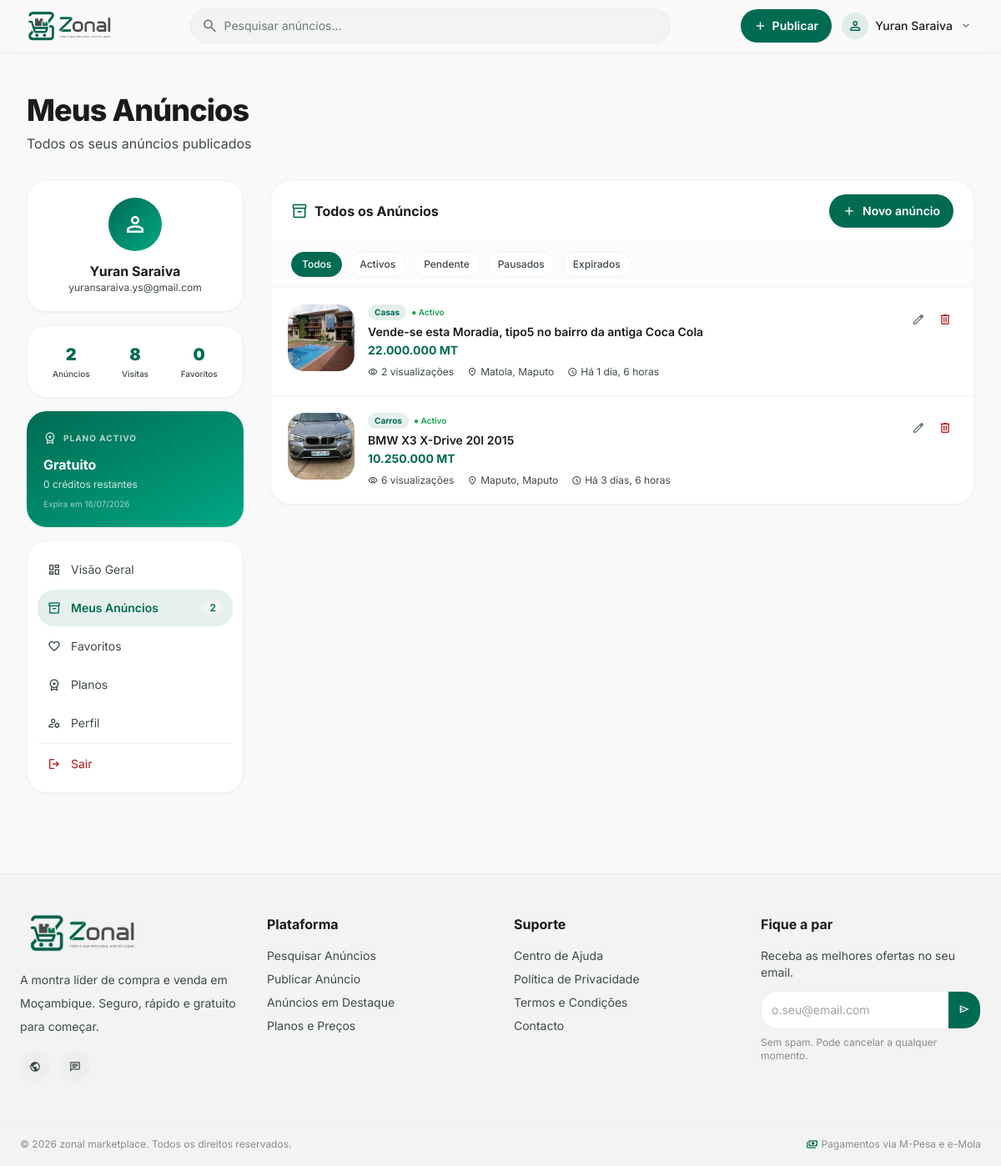
The app's page /dashboard/anuncios/ (signed in), older data.
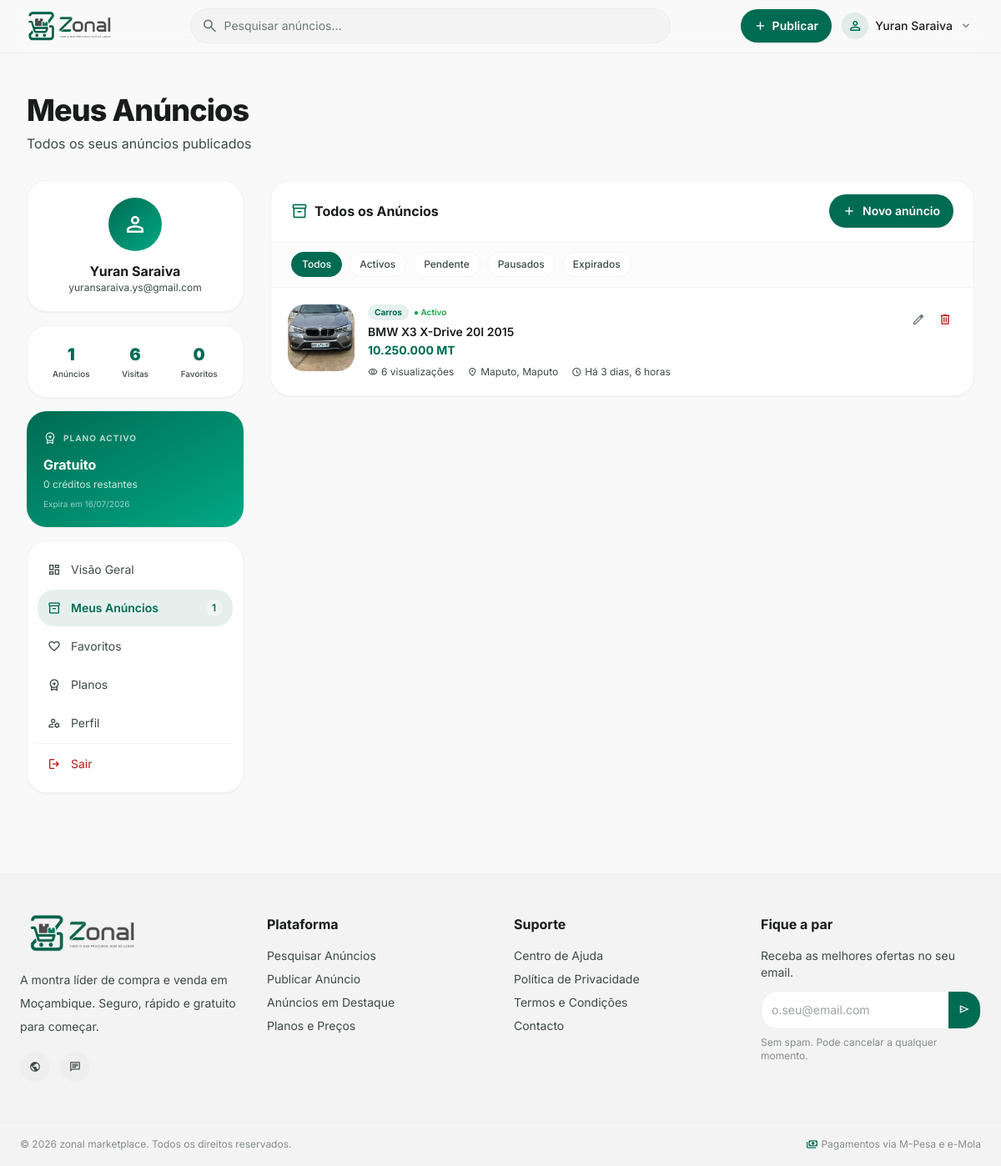
The same page, newer data.
### apps/anuncios/models.py (models this page shows, shortened)
class Anuncio(models.Model):
    CONDICAO_CHOICES = [
        ('novo', 'Novo'),
        ('usado', 'Usado'),
        ('recondicionado', 'Recondicionado'),
    ]
    ESTADO_CHOICES = [
        ('rascunho', 'Rascunho'),
        ('pendente_pagamento', 'Pendente de Pagamento'),
        ('activo', 'Activo'),
        ('pausado', 'Pausado'),
        ('vendido', 'Vendido'),
        ('expirado', 'Expirado'),
        ('eliminado', 'Eliminado'),
        ('rejeitado', 'Rejeitado'),
    ]
    utilizador = models.ForeignKey(User, on_delete=models.CASCADE, related_name='anuncios')
    categoria = models.ForeignKey(Categoria, on_delete=models.PROTECT, related_name='anuncios')
    subscricao = models.ForeignKey(
        SubscricaoUtilizador,
        on_delete=models.SET_NULL,
        null=True, blank=True,
        related_name='anuncios_publicados',
        help_text='Subscrição/plano que foi consumido para publicar este anúncio'
    )
    titulo = models.CharField(max_length=100)
    descricao = models.TextField(max_length=2000)
    preco = models.DecimalField(max_digits=12, decimal_places=2)
    preco_negociavel = models.BooleanField(default=False)
    condicao = models.CharField(
        max_length=20, choices=CONDICAO_CHOICES, default='novo'
    )
    provincia = models.CharField(max_length=50)
    cidade = models.CharField(max_length=50)
    bairro = models.CharField(max_length=100, blank=True)
    estado = models.CharField(
        max_length=30, choices=ESTADO_CHOICES, default='pendente_pagamento'
    )
    motivo_rejeicao = models.TextField(blank=True)
    visualizacoes = models.PositiveIntegerField(default=0)
    contactos_recebidos = models.PositiveIntegerField(default=0)
    auto_renovar = models.BooleanField(default=False)
    criado_em = models.DateTimeField(auto_now_add=True)
    actualizado_em = models.DateTimeField(auto_now=True)
    expira_em = models.DateTimeField(null=True, blank=True)
    publicado_em = models.DateTimeField(null=True, blank=True)
    class Meta:
        verbose_name = 'Anúncio'
        verbose_name_plural = 'Anúncios'
        ordering = ['-publicado_em']
    @property
    def destacado(self):
        return self.destaques.filter(activo=True, fim_em__gt=timezone.now()).exists()

### apps/categorias/models.py (models this page shows, shortened)
class Categoria(models.Model):
    pai = models.ForeignKey(
        'self', on_delete=models.CASCADE,
        null=True, blank=True, related_name='subcategorias'
    )
    nome = models.CharField(max_length=100)
    slug = models.SlugField(max_length=100, unique=True)
    icone_url = models.CharField(max_length=255, blank=True)
    ordem = models.PositiveIntegerField(default=0)
    activa = models.BooleanField(default=True)
    nivel = models.PositiveIntegerField(default=0)
    class Meta:
        verbose_name = 'Categoria'
        verbose_name_plural = 'Categorias'
        ordering = ['ordem', 'nome']

### apps/anuncios/views.py (the view)
# urls.py: path('dashboard/anuncios/', views.meus_anuncios_view, name='meus-anuncios'),
@login_required
def meus_anuncios_view(request):
    ESTADO_FILTROS = [
        ('Todos', ''),
        ('Activos', 'activo'),
        ('Pendente', 'pendente_pagamento'),
        ('Pausados', 'pausado'),
        ('Expirados', 'expirado'),
    ]
    estado_actual = request.GET.get('estado', '')
    anuncios_qs = Anuncio.objects.filter(
        utilizador=request.user
    ).exclude(estado='eliminado').select_related('categoria').prefetch_related('imagens').order_by('-publicado_em')
    if estado_actual:
        anuncios_qs = anuncios_qs.filter(estado=estado_actual)
    paginator = Paginator(anuncios_qs, 10)
    page_obj = paginator.get_page(request.GET.get('page', 1))
    page_obj.object_list = [_anuncio_para_dict(a, request) for a in page_obj]
    ctx = _sidebar_context(request.user)
    ctx.update({
        'page_obj': page_obj,
        'estado_filtros': ESTADO_FILTROS,
        'estado_actual': estado_actual,
        'active_tab': 'anuncios',
        'page_title': 'Meus Anúncios',
        'page_subtitle': 'Todos os seus anúncios publicados',
    })
    return render(request, 'users/meus_anuncios.html', ctx)

### apps/anuncios/views.py (called while the page is built)
def _anuncio_para_dict(anuncio, request):
    imgs = list(anuncio.imagens.all())
    img = next(
        (i for i in imgs if i.principal),
        imgs[0] if imgs else None
    )
    return {
        'id': anuncio.id,
        'titulo': anuncio.titulo,
        'preco': anuncio.preco,
        'estado': anuncio.estado,
        'get_estado_display': anuncio.get_estado_display(),
        'categoria_nome': anuncio.categoria.nome,
        'visualizacoes': anuncio.visualizacoes,
        'publicado_em': anuncio.publicado_em,
        'provincia': anuncio.provincia,
        'cidade': anuncio.cidade,
        'condicao': anuncio.condicao,
        'imagem_principal': request.build_absolute_uri(img.imagem.url) if img else None,
        'destacado': anuncio.destacado,
    }

def _get_subscricao_activa(user):
    return (
        SubscricaoUtilizador.objects
        .filter(utilizador=user, estado='activa', expira_em__gt=timezone.now())
        .select_related('plano')
        .order_by('expira_em')
        .first()
    )

### apps/pagamentos/models.py (called while the page is built)
    @property
    def ilimitado(self):
        return self.creditos_totais is None

### templates/users/meus_anuncios.html (shortened to what the changed rows need)
{% extends "users/area_utilizador.html" %}
{% block area_content %}
<section class="bg-surface-container-lowest rounded-2xl shadow-sm border border-surface-container-low overflow-hidden">
    <div class="flex flex-col sm:flex-row sm:items-center justify-between gap-3 px-6 py-4 border-b border-surface-container-low">
        <h2 class="font-bold text-on-surface flex items-center gap-2">
            <span class="material-symbols-outlined text-primary text-xl">inventory_2</span>
            Todos os Anúncios
        </h2>
    </div>
    <div class="flex gap-2 flex-wrap px-6 py-3 border-b border-surface-container-low bg-surface-container-low/30">
        {% for label, value in estado_filtros %}
        <a href="?estado={{ value }}"
           class="px-3 py-1.5 rounded-full text-xs font-medium transition-all border
                  {% if estado_actual == value %}bg-primary text-on-primary border-primary shadow-sm
                  {% else %}bg-surface-container-lowest text-on-surface-variant border-surface-container-low hover:border-primary hover:text-primary{% endif %}">
            {{ label }}
        </a>
        {% endfor %}
    </div>
    <div class="divide-y divide-surface-container-low" id="lista-anuncios">
        {% for anuncio in page_obj %}
        <div class="flex gap-4 p-5 hover:bg-surface-container-low/40 transition-colors anuncio-item"
             data-id="{{ anuncio.id }}">
            <div class="w-20 h-20 flex-shrink-0 rounded-xl overflow-hidden bg-surface-container-low">
                {% if anuncio.imagem_principal %}
                <img class="w-full h-full object-cover" src="{{ anuncio.imagem_principal }}" alt="{{ anuncio.titulo }}"/>
                {% else %}
                <div class="w-full h-full flex items-center justify-center">
                    <span class="material-symbols-outlined text-outline">image</span>
                </div>
                {% endif %}
            </div>
            <div class="flex-1 min-w-0">
                <div class="flex items-start justify-between gap-2">
                    <div class="min-w-0">
                        <div class="flex flex-wrap items-center gap-1.5 mb-1">
                            <span class="text-[10px] font-bold bg-primary/10 text-primary px-2 py-0.5 rounded-full">
                                {{ anuncio.categoria_nome }}
                            </span>
                            <span class="text-[10px] font-semibold
                                {% if anuncio.estado == 'activo' %}text-green-600
                                {% elif anuncio.estado == 'expirado' %}text-error
                                {% elif anuncio.estado == 'pendente_pagamento' %}text-amber-500
                                {% elif anuncio.estado == 'pausado' %}text-blue-500
                                {% else %}text-on-surface-variant{% endif %}">
                                ● {{ anuncio.get_estado_display }}
                            </span>
                        </div>
                        <a href="{% url 'anuncio-detalhe-view' anuncio.id %}"
                           class="font-semibold text-on-surface hover:text-primary transition-colors text-sm line-clamp-1 block">
                            {{ anuncio.titulo }}
                        </a>
                        <p class="font-bold text-primary text-sm mt-0.5">{{ anuncio.preco|floatformat:0 }} MT</p>
                    </div>
                    <div class="flex gap-1 flex-shrink-0">
                        <a href="{% url 'anuncio-editar-view' anuncio.id %}"
                           class="p-1.5 rounded-lg hover:bg-surface-container-low transition-colors" title="Editar">
                            <span class="material-symbols-outlined text-outline text-base">edit</span>
                        </a>
                        <button onclick="eliminarAnuncio({{ anuncio.id }}, this)"
                                class="p-1.5 rounded-lg hover:bg-error-container/30 transition-colors" title="Eliminar">
                            <span class="material-symbols-outlined text-error text-base">delete</span>
                        </button>
                    </div>
                </div>
                <div class="flex flex-wrap items-center gap-4 mt-2 text-xs text-on-surface-variant">
                    <span class="flex items-center gap-1">
                        <span class="material-symbols-outlined text-[12px]">visibility</span>
                        {{ anuncio.visualizacoes }} visualizações
                    </span>
                    <span class="flex items-center gap-1">
                        <span class="material-symbols-outlined text-[12px]">location_on</span>
                        {{ anuncio.cidade }}, {{ anuncio.provincia }}
                    </span>
                    {% if anuncio.publicado_em %}
                    <span class="flex items-center gap-1">
                        <span class="material-symbols-outlined text-[12px]">schedule</span>
                        Há {{ anuncio.publicado_em|timesince }}
                    </span>
                    {% endif %}
                </div>
            </div>
        </div>
        {% endfor %}
    </div>
</section>
{% endblock %}

### templates/users/area_utilizador.html (shortened to what the changed rows need)
{% extends "base.html" %}
{% load static %}
{% block content %}
<main class="pt-24 pb-24 px-4 md:px-8 max-w-7xl mx-auto mt-4">
    <div class="mb-8">
        <h1 class="text-3xl md:text-4xl font-extrabold text-on-surface tracking-tight">
            {{ page_title|default:"Meu Painel" }}
        </h1>
    </div>
    <div class="grid grid-cols-1 lg:grid-cols-12 gap-8">
        <div class="lg:col-span-3">
            <aside class="sticky top-24 space-y-4">
                <div class="bg-surface-container-lowest rounded-2xl p-5 shadow-sm border border-surface-container-low">
                    <div class="grid grid-cols-3 gap-3 text-center">
                        <div>
                            <p class="text-xl font-black text-primary" id="stat-anuncios">{{ total_anuncios|default:0 }}</p>
                            <p class="text-[10px] text-on-surface-variant font-medium mt-0.5">Anúncios</p>
                        </div>
                        <div>
                            <p class="text-xl font-black text-primary">{{ total_visualizacoes|default:0 }}</p>
                            <p class="text-[10px] text-on-surface-variant font-medium mt-0.5">Visitas</p>
                        </div>
                    </div>
                </div>
                <div class="bg-surface-container-lowest rounded-2xl p-3 shadow-sm border border-surface-container-low">
                    <nav class="space-y-0.5">
                        <a href="{% url 'meus-anuncios' %}"
                           class="flex items-center gap-3 px-3 py-2.5 rounded-xl text-sm transition-all
                                  {% if active_tab == 'anuncios' %}bg-primary/10 text-primary font-semibold
                                  {% else %}text-on-surface-variant hover:bg-surface-container-low hover:text-on-surface{% endif %}">
                            <span class="material-symbols-outlined text-base">inventory_2</span>
                            Meus Anúncios
                            <span class="ml-auto text-xs bg-surface-container-low px-2 py-0.5 rounded-full
                                         {% if active_tab == 'anuncios' %}bg-primary/20{% endif %}">
                                {{ total_anuncios|default:0 }}
                            </span>
                        </a>
                    </nav>
                </div>
            </aside>
        </div>
        <div class="lg:col-span-9 space-y-6">
            {% block area_content %}{% endblock %}
        </div>
    </div>
</main>
{% endblock %}

Row changes from the older to the newer data that the page shows:
no longer on this page (row edited): Anuncio: shows a picture, categoria_nome "Casas", estado "Activo", titulo "Vende-se esta Moradia, tipo5 no bairro da antiga Coca Cola", preco "22.000.000", visualizacoes "2", cidade "Matola", provincia "Maputo", publicado_em "1 dia, 6 horas"
Text that changed along with them:
{{ total_anuncios|default:0 }}: "2" → "1"
{{ total_visualizacoes|default:0 }}: "8" → "6"
